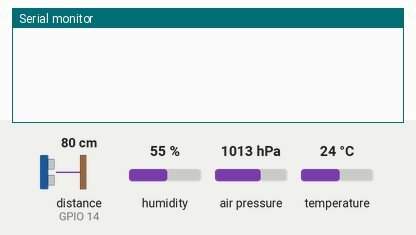
This sketch was run on a simulated ESP32. Shown: the last lines printed to the serial monitor. Wiring (inferred from the names in the program): range finder with pulse-width output: data GPIO 14. The test bench sets the inputs (shaded band); at power-on: distance to the obstacle (sensor on GPIO 14) 80 cm, humidity 55 %, air pressure 1013 hPa, temperature 24 °C. The echo pulse lasts 58.3 µs per cm.

Above: at 4.2 s.
4.3 s: distance to the obstacle (sensor on GPIO 14) set to 2 cm
At 5.9 s:
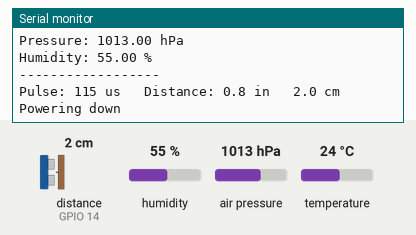
6.5 s: humidity set to 22 %
At 11.5 s:
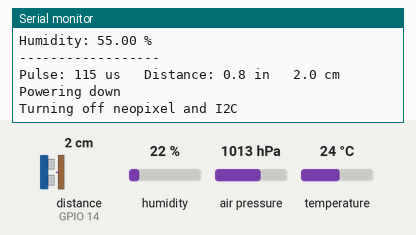
16.6 s: air pressure set to 952 hPa
At 17.3 s:
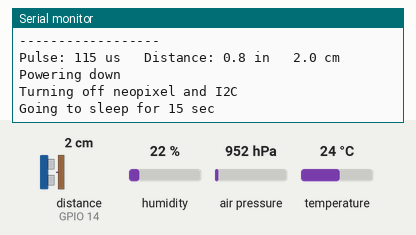
18.1 s: temperature set to 12 °C
At 19.5 s:
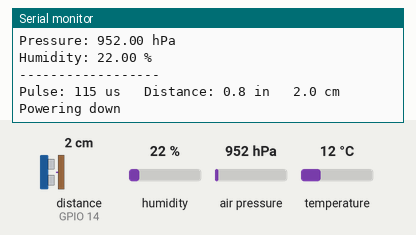

The sketch:

sleeptest3.ino
```cpp
#include <Wire.h>
#include <Adafruit_Sensor.h>
#include <Adafruit_BME280.h>
#include <Adafruit_NeoPixel.h>

#define NEOPIXEL_I2C_POWER 2
#define uS_TO_S 1000000ULL /* Conversion factor for microseconds to seconds */

#define READINGS 10   // Number of readings to average
#define SLEEPTIME 600 // Sleeptime in seconds - every 10 minutes
#define TESTTIME 60   // Test mode every 60 seconds (not including reboot time)

#define BME_SCK 13 // for BME 280
#define BME_MISO 12
#define BME_MOSI 11
#define BME_CS 10
#define WAKEUPTIME 30000 // 30 sec

#define PWMAXBOTIX_PIN 14

uint32_t Distancedelaytime=1; // in seconds.  Time delay between series of readings for averaging
uint64_t sleepinterval=15;  // amount of time feather goes into sleep mode in sec.
bool testmode; // Set to true if you want to see output on serial monitor on computer for testing, otherwise false
float temp=0, press=0, hum=0, distance, distavg;
long pulseWidth;
float distanceInches;
float distanceCm;

Adafruit_BME280 bme;

void waitAsecond(float wait=1)
 {
  int time;
  time = wait*1000;
  delay(time);
 }

void setup() {

  pinMode(NEOPIXEL_I2C_POWER, OUTPUT);  // Set pin to turn on and off on-board LED and I2C power - from Adafruit script

  Serial.begin(9600); //for computer monitoring during test mode
  //Serial1.begin(9600);  // Communicate with Heltec
  //Serial1.begin(9600, SERIAL_8N1, RADIO_RX_PIN, RADIO_TX_PIN);  // Communicate with Heltec
  //Serial2.begin(9600, SERIAL_8N1, DIST_RX_PIN, DIST_TX_PIN); // Serial communication with sensor
  waitAsecond();

  // STEMMA QT setup using standard pins for I2C
  Wire.begin();  // SDA, SCL for Feather
  waitAsecond();

  pinMode(PWMAXBOTIX_PIN, INPUT);
  waitAsecond();
}

void loop() {
  powerup();

  temp = bme.readTemperature();
  press = bme.readPressure()/100.0; // hectapascals
  hum = bme.readHumidity();

  pulseWidth = pulseIn(PWMAXBOTIX_PIN, HIGH, 100000);

  // Send this info to computer serial monitor if it is in test mode


    Serial.print("Temp: ");
    Serial.print(temp);
    Serial.println(" °C");

    Serial.print("Pressure: ");
    Serial.print(press);
    Serial.println(" hPa");

    Serial.print("Humidity: ");
    Serial.print(hum);
    Serial.println(" %");

    Serial.println("------------------");

    if (pulseWidth == 0) {
      Serial.println("No measurement received");
    } else {
    // MB1040 PW output:
    // approximately 147 microseconds per inch
    distanceInches = pulseWidth * 6.803e-03; // 1/147
    distanceCm = distanceInches * 2.54;

    Serial.print("Pulse: ");
    Serial.print(pulseWidth);
    Serial.print(" us   Distance: ");
    Serial.print(distanceInches, 1);
    Serial.print(" in   ");
    Serial.print(distanceCm, 1);
    Serial.println(" cm");
  }


  powerdown();  // turn off to save power until next reading

 }

void powerup()
 {


  digitalWrite(NEOPIXEL_I2C_POWER, HIGH);

  //delay(WAKEUPTIME); // wait for Heltec and Maxbotix sensor to wake up, msec
  waitAsecond();
  bool bmestatus = bme.begin(); // Start up BME280 on default I2C address
  waitAsecond(); // wait 1 sec to start up


    Serial.println("BME280 startup on Feather ESP32 V2");
    if (!bmestatus)
    {
      Serial.println("Could not find BME280 sensor!");
    }
    else
    {
      Serial.println("BME280 initialized!");
    }


 }


void powerdown()
 {

  // Now go to light sleep
  // sleepinterval  (in s) is defined above with operate or test
  Serial.println("Powering down");
  waitAsecond(5);
  Serial.println("Turning off neopixel and I2C");

  digitalWrite(NEOPIXEL_I2C_POWER, LOW);
  waitAsecond(5);
  Serial.println("Going to sleep for 15 sec");
  waitAsecond();
  esp_sleep_enable_timer_wakeup(sleepinterval * uS_TO_S); // sleepinterval in sec.

  esp_light_sleep_start();

 }
```

Measured:
- after the input at 4.3 s, the serial monitor: prints a new line after 0.78 s (image 1)
- after the input at 18.1 s, the serial monitor: prints a new line after 1.1 s (image 4)
